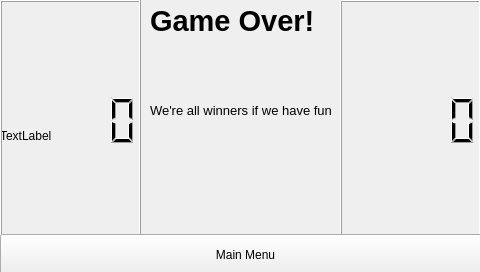
<?xml version="1.0" encoding="UTF-8"?>
<ui version="4.0">
 <class>GameOverWindow</class>
 <widget class="QMainWindow" name="GameOverWindow">
  <property name="geometry">
   <rect>
    <x>0</x>
    <y>0</y>
    <width>480</width>
    <height>272</height>
   </rect>
  </property>
  <property name="windowTitle">
   <string>MainWindow</string>
  </property>
  <widget class="QWidget" name="centralwidget">
   <widget class="QLabel" name="Label_GameOver">
    <property name="geometry">
     <rect>
      <x>150</x>
      <y>-20</y>
      <width>281</width>
      <height>81</height>
     </rect>
    </property>
    <property name="font">
     <font>
      <pointsize>22</pointsize>
      <weight>75</weight>
      <bold>true</bold>
     </font>
    </property>
    <property name="text">
     <string>Game Over!</string>
    </property>
   </widget>
   <widget class="QLCDNumber" name="ScoreFinal_Red">
    <property name="geometry">
     <rect>
      <x>0</x>
      <y>0</y>
      <width>141</width>
      <height>241</height>
     </rect>
    </property>
   </widget>
   <widget class="QLCDNumber" name="ScoreFinal_Blue">
    <property name="geometry">
     <rect>
      <x>340</x>
      <y>0</y>
      <width>141</width>
      <height>241</height>
     </rect>
    </property>
   </widget>
   <widget class="QPushButton" name="button_main_menu">
    <property name="geometry">
     <rect>
      <x>0</x>
      <y>234</y>
      <width>491</width>
      <height>41</height>
     </rect>
    </property>
    <property name="text">
     <string>Main Menu</string>
    </property>
   </widget>
   <widget class="QLabel" name="Label_WhoWon">
    <property name="enabled">
     <bool>true</bool>
    </property>
    <property name="geometry">
     <rect>
      <x>150</x>
      <y>50</y>
      <width>181</width>
      <height>121</height>
     </rect>
    </property>
    <property name="font">
     <font>
      <pointsize>10</pointsize>
     </font>
    </property>
    <property name="text">
     <string>&lt;html&gt;&lt;head/&gt;&lt;body&gt;&lt;p align=&quot;center&quot;&gt;We're all winners if we have fun :)&lt;/p&gt;&lt;/body&gt;&lt;/html&gt;</string>
    </property>
   </widget>
   <widget class="QLabel" name="Background">
    <property name="geometry">
     <rect>
      <x>0</x>
      <y>0</y>
      <width>480</width>
      <height>272</height>
     </rect>
    </property>
    <property name="text">
     <string>TextLabel</string>
    </property>
   </widget>
   <widget class="QLabel" name="Mochi">
    <property name="geometry">
     <rect>
      <x>165</x>
      <y>60</y>
      <width>150</width>
      <height>150</height>
     </rect>
    </property>
    <property name="text">
     <string/>
    </property>
   </widget>
   <zorder>Background</zorder>
   <zorder>Label_GameOver</zorder>
   <zorder>ScoreFinal_Red</zorder>
   <zorder>ScoreFinal_Blue</zorder>
   <zorder>button_main_menu</zorder>
   <zorder>Label_WhoWon</zorder>
   <zorder>Mochi</zorder>
  </widget>
 </widget>
 <resources/>
 <connections/>
</ui>
